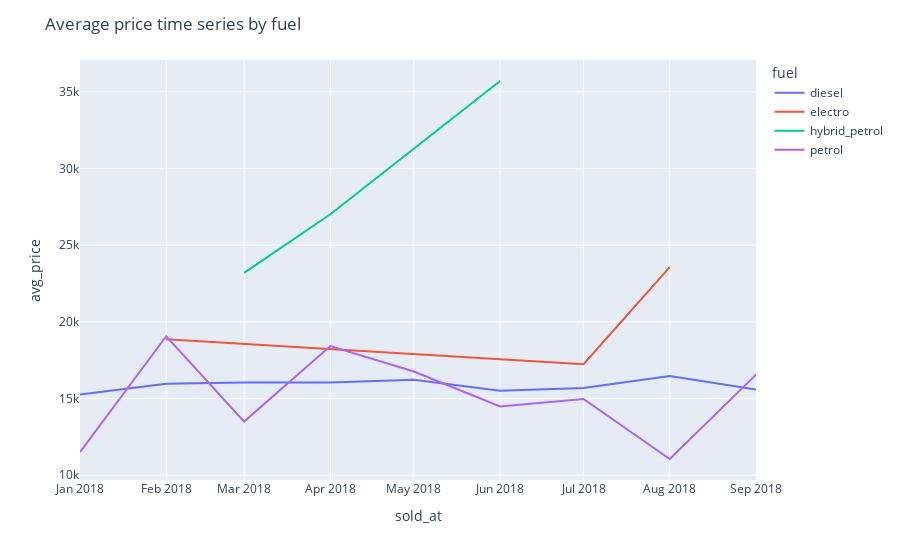
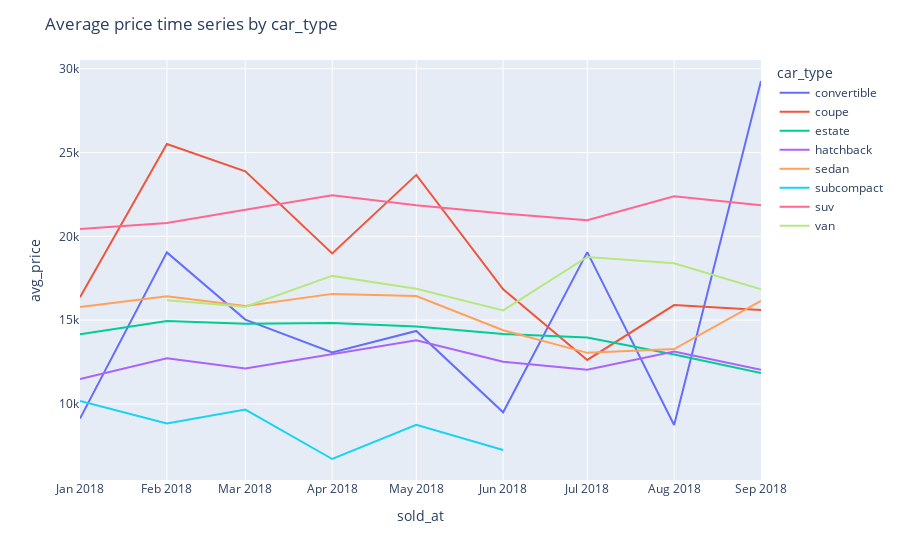
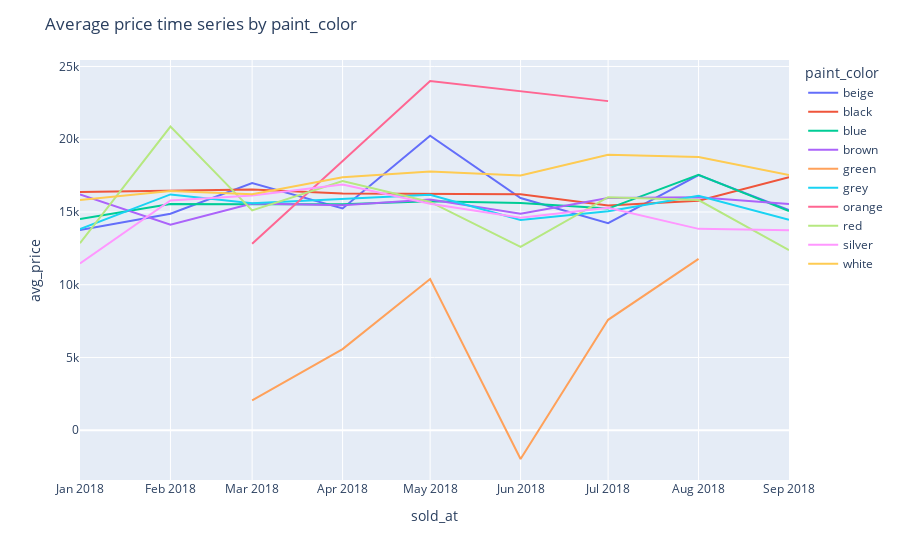

Notebook code cell kept with these figures, in order:
### Code cell
plot_avg_target_time_series_by_features(data_q2, small_cardinality_features)

### Figure 1 — Plotly figure (JSON) as saved in the notebook; plotly's stock layout.template omitted (floating-point values rounded to 4 significant figures)
{"data": [{"hovertemplate": "fuel=diesel<br>sold_at=%{x}<br>avg_price=%{y}<extra></extra>", "legendgroup": "diesel", "line": {"color": "#636efa", "dash": "solid"}, "marker": {"symbol": "circle"}, "mode": "lines", "name": "diesel", "orientation": "v", "showlegend": true, "type": "scatter", "x": ["2018-01-01T00:00:00", "2018-02-01T00:00:00", "2018-03-01T00:00:00", "2018-04-01T00:00:00", "2018-05-01T00:00:00", "2018-06-01T00:00:00", "2018-07-01T00:00:00", "2018-08-01T00:00:00", "2018-09-01T00:00:00"], "xaxis": "x", "y": [15270.0, 15960.0, 16040.0, 16050.0, 16230.0, 15500.0, 15690.0, 16470.0, 15580.0], "yaxis": "y"}, {"hovertemplate": "fuel=electro<br>sold_at=%{x}<br>avg_price=%{y}<extra></extra>", "legendgroup": "electro", "line": {"color": "#EF553B", "dash": "solid"}, "marker": {"symbol": "circle"}, "mode": "lines", "name": "electro", "orientation": "v", "showlegend": true, "type": "scatter", "x": ["2018-02-01T00:00:00", "2018-07-01T00:00:00", "2018-08-01T00:00:00"], "xaxis": "x", "y": [18870.0, 17240.0, 23570.0], "yaxis": "y"}, {"hovertemplate": "fuel=hybrid_petrol<br>sold_at=%{x}<br>avg_price=%{y}<extra></extra>", "legendgroup": "hybrid_petrol", "line": {"color": "#00cc96", "dash": "solid"}, "marker": {"symbol": "circle"}, "mode": "lines", "name": "hybrid_petrol", "orientation": "v", "showlegend": true, "type": "scatter", "x": ["2018-03-01T00:00:00", "2018-04-01T00:00:00", "2018-06-01T00:00:00"], "xaxis": "x", "y": [23190.0, 27020.0, 35700.0], "yaxis": "y"}, {"hovertemplate": "fuel=petrol<br>sold_at=%{x}<br>avg_price=%{y}<extra></extra>", "legendgroup": "petrol", "line": {"color": "#ab63fa", "dash": "solid"}, "marker": {"symbol": "circle"}, "mode": "lines", "name": "petrol", "orientation": "v", "showlegend": true, "type": "scatter", "x": ["2018-01-01T00:00:00", "2018-02-01T00:00:00", "2018-03-01T00:00:00", "2018-04-01T00:00:00", "2018-05-01T00:00:00", "2018-06-01T00:00:00", "2018-07-01T00:00:00", "2018-08-01T00:00:00", "2018-09-01T00:00:00"], "xaxis": "x", "y": [11510.0, 19060.0, 13500.0, 18420.0, 16760.0, 14490.0, 14970.0, 11060.0, 16560.0], "yaxis": "y"}], "layout": {"legend": {"title": {"text": "fuel"}, "tracegroupgap": 0}, "margin": {"t": 60}, "title": {"text": "Average price time series by fuel"}, "xaxis": {"anchor": "y", "domain": [0, 1], "title": {"text": "sold_at"}}, "yaxis": {"anchor": "x", "domain": [0, 1], "title": {"text": "avg_price"}}}}

### Figure 2 — Plotly figure (JSON) as saved in the notebook; plotly's stock layout.template omitted (floating-point values rounded to 4 significant figures)
{"data": [{"hovertemplate": "car_type=convertible<br>sold_at=%{x}<br>avg_price=%{y}<extra></extra>", "legendgroup": "convertible", "line": {"color": "#636efa", "dash": "solid"}, "marker": {"symbol": "circle"}, "mode": "lines", "name": "convertible", "orientation": "v", "showlegend": true, "type": "scatter", "x": ["2018-01-01T00:00:00", "2018-02-01T00:00:00", "2018-03-01T00:00:00", "2018-04-01T00:00:00", "2018-05-01T00:00:00", "2018-06-01T00:00:00", "2018-07-01T00:00:00", "2018-08-01T00:00:00", "2018-09-01T00:00:00"], "xaxis": "x", "y": [9125.0, 19040.0, 15030.0, 13070.0, 14360.0, 9501.0, 19060.0, 8740.0, 29270.0], "yaxis": "y"}, {"hovertemplate": "car_type=coupe<br>sold_at=%{x}<br>avg_price=%{y}<extra></extra>", "legendgroup": "coupe", "line": {"color": "#EF553B", "dash": "solid"}, "marker": {"symbol": "circle"}, "mode": "lines", "name": "coupe", "orientation": "v", "showlegend": true, "type": "scatter", "x": ["2018-01-01T00:00:00", "2018-02-01T00:00:00", "2018-03-01T00:00:00", "2018-04-01T00:00:00", "2018-05-01T00:00:00", "2018-06-01T00:00:00", "2018-07-01T00:00:00", "2018-08-01T00:00:00", "2018-09-01T00:00:00"], "xaxis": "x", "y": [16370.0, 25510.0, 23880.0, 18980.0, 23670.0, 16840.0, 12630.0, 15900.0, 15600.0], "yaxis": "y"}, {"hovertemplate": "car_type=estate<br>sold_at=%{x}<br>avg_price=%{y}<extra></extra>", "legendgroup": "estate", "line": {"color": "#00cc96", "dash": "solid"}, "marker": {"symbol": "circle"}, "mode": "lines", "name": "estate", "orientation": "v", "showlegend": true, "type": "scatter", "x": ["2018-01-01T00:00:00", "2018-02-01T00:00:00", "2018-03-01T00:00:00", "2018-04-01T00:00:00", "2018-05-01T00:00:00", "2018-06-01T00:00:00", "2018-07-01T00:00:00", "2018-08-01T00:00:00", "2018-09-01T00:00:00"], "xaxis": "x", "y": [14160.0, 14950.0, 14790.0, 14840.0, 14620.0, 14170.0, 13960.0, 12950.0, 11840.0], "yaxis": "y"}, {"hovertemplate": "car_type=hatchback<br>sold_at=%{x}<br>avg_price=%{y}<extra></extra>", "legendgroup": "hatchback", "line": {"color": "#ab63fa", "dash": "solid"}, "marker": {"symbol": "circle"}, "mode": "lines", "name": "hatchback", "orientation": "v", "showlegend": true, "type": "scatter", "x": ["2018-01-01T00:00:00", "2018-02-01T00:00:00", "2018-03-01T00:00:00", "2018-04-01T00:00:00", "2018-05-01T00:00:00", "2018-06-01T00:00:00", "2018-07-01T00:00:00", "2018-08-01T00:00:00", "2018-09-01T00:00:00"], "xaxis": "x", "y": [11490.0, 12730.0, 12110.0, 12950.0, 13800.0, 12520.0, 12040.0, 13130.0, 12040.0], "yaxis": "y"}, {"hovertemplate": "car_type=sedan<br>sold_at=%{x}<br>avg_price=%{y}<extra></extra>", "legendgroup": "sedan", "line": {"color": "#FFA15A", "dash": "solid"}, "marker": {"symbol": "circle"}, "mode": "lines", "name": "sedan", "orientation": "v", "showlegend": true, "type": "scatter", "x": ["2018-01-01T00:00:00", "2018-02-01T00:00:00", "2018-03-01T00:00:00", "2018-04-01T00:00:00", "2018-05-01T00:00:00", "2018-06-01T00:00:00", "2018-07-01T00:00:00", "2018-08-01T00:00:00", "2018-09-01T00:00:00"], "xaxis": "x", "y": [15780.0, 16420.0, 15850.0, 16570.0, 16440.0, 14400.0, 13050.0, 13270.0, 16150.0], "yaxis": "y"}, {"hovertemplate": "car_type=subcompact<br>sold_at=%{x}<br>avg_price=%{y}<extra></extra>", "legendgroup": "subcompact", "line": {"color": "#19d3f3", "dash": "solid"}, "marker": {"symbol": "circle"}, "mode": "lines", "name": "subcompact", "orientation": "v", "showlegend": true, "type": "scatter", "x": ["2018-01-01T00:00:00", "2018-02-01T00:00:00", "2018-03-01T00:00:00", "2018-04-01T00:00:00", "2018-05-01T00:00:00", "2018-06-01T00:00:00"], "xaxis": "x", "y": [10180.0, 8829.0, 9665.0, 6714.0, 8755.0, 7248.0], "yaxis": "y"}, {"hovertemplate": "car_type=suv<br>sold_at=%{x}<br>avg_price=%{y}<extra></extra>", "legendgroup": "suv", "line": {"color": "#FF6692", "dash": "solid"}, "marker": {"symbol": "circle"}, "mode": "lines", "name": "suv", "orientation": "v", "showlegend": true, "type": "scatter", "x": ["2018-01-01T00:00:00", "2018-02-01T00:00:00", "2018-03-01T00:00:00", "2018-04-01T00:00:00", "2018-05-01T00:00:00", "2018-06-01T00:00:00", "2018-07-01T00:00:00", "2018-08-01T00:00:00", "2018-09-01T00:00:00"], "xaxis": "x", "y": [20440.0, 20800.0, 21580.0, 22450.0, 21860.0, 21360.0, 20960.0, 22400.0, 21860.0], "yaxis": "y"}, {"hovertemplate": "car_type=van<br>sold_at=%{x}<br>avg_price=%{y}<extra></extra>", "legendgroup": "van", "line": {"color": "#B6E880", "dash": "solid"}, "marker": {"symbol": "circle"}, "mode": "lines", "name": "van", "orientation": "v", "showlegend": true, "type": "scatter", "x": ["2018-02-01T00:00:00", "2018-03-01T00:00:00", "2018-04-01T00:00:00", "2018-05-01T00:00:00", "2018-06-01T00:00:00", "2018-07-01T00:00:00", "2018-08-01T00:00:00", "2018-09-01T00:00:00"], "xaxis": "x", "y": [16180.0, 15800.0, 17640.0, 16870.0, 15580.0, 18770.0, 18390.0, 16840.0], "yaxis": "y"}], "layout": {"legend": {"title": {"text": "car_type"}, "tracegroupgap": 0}, "margin": {"t": 60}, "title": {"text": "Average price time series by car_type"}, "xaxis": {"anchor": "y", "domain": [0, 1], "title": {"text": "sold_at"}}, "yaxis": {"anchor": "x", "domain": [0, 1], "title": {"text": "avg_price"}}}}

### Figure 3 — Plotly figure (JSON) as saved in the notebook; plotly's stock layout.template omitted (floating-point values rounded to 4 significant figures)
{"data": [{"hovertemplate": "paint_color=beige<br>sold_at=%{x}<br>avg_price=%{y}<extra></extra>", "legendgroup": "beige", "line": {"color": "#636efa", "dash": "solid"}, "marker": {"symbol": "circle"}, "mode": "lines", "name": "beige", "orientation": "v", "showlegend": true, "type": "scatter", "x": ["2018-01-01T00:00:00", "2018-02-01T00:00:00", "2018-03-01T00:00:00", "2018-04-01T00:00:00", "2018-05-01T00:00:00", "2018-06-01T00:00:00", "2018-07-01T00:00:00", "2018-08-01T00:00:00", "2018-09-01T00:00:00"], "xaxis": "x", "y": [13750.0, 14880.0, 16990.0, 15240.0, 20240.0, 15960.0, 14230.0, 17530.0, 15130.0], "yaxis": "y"}, {"hovertemplate": "paint_color=black<br>sold_at=%{x}<br>avg_price=%{y}<extra></extra>", "legendgroup": "black", "line": {"color": "#EF553B", "dash": "solid"}, "marker": {"symbol": "circle"}, "mode": "lines", "name": "black", "orientation": "v", "showlegend": true, "type": "scatter", "x": ["2018-01-01T00:00:00", "2018-02-01T00:00:00", "2018-03-01T00:00:00", "2018-04-01T00:00:00", "2018-05-01T00:00:00", "2018-06-01T00:00:00", "2018-07-01T00:00:00", "2018-08-01T00:00:00", "2018-09-01T00:00:00"], "xaxis": "x", "y": [16380.0, 16460.0, 16540.0, 16270.0, 16250.0, 16230.0, 15440.0, 15770.0, 17390.0], "yaxis": "y"}, {"hovertemplate": "paint_color=blue<br>sold_at=%{x}<br>avg_price=%{y}<extra></extra>", "legendgroup": "blue", "line": {"color": "#00cc96", "dash": "solid"}, "marker": {"symbol": "circle"}, "mode": "lines", "name": "blue", "orientation": "v", "showlegend": true, "type": "scatter", "x": ["2018-01-01T00:00:00", "2018-02-01T00:00:00", "2018-03-01T00:00:00", "2018-04-01T00:00:00", "2018-05-01T00:00:00", "2018-06-01T00:00:00", "2018-07-01T00:00:00", "2018-08-01T00:00:00", "2018-09-01T00:00:00"], "xaxis": "x", "y": [14510.0, 15550.0, 15540.0, 15530.0, 15730.0, 15610.0, 15230.0, 17560.0, 15070.0], "yaxis": "y"}, {"hovertemplate": "paint_color=brown<br>sold_at=%{x}<br>avg_price=%{y}<extra></extra>", "legendgroup": "brown", "line": {"color": "#ab63fa", "dash": "solid"}, "marker": {"symbol": "circle"}, "mode": "lines", "name": "brown", "orientation": "v", "showlegend": true, "type": "scatter", "x": ["2018-01-01T00:00:00", "2018-02-01T00:00:00", "2018-03-01T00:00:00", "2018-04-01T00:00:00", "2018-05-01T00:00:00", "2018-06-01T00:00:00", "2018-07-01T00:00:00", "2018-08-01T00:00:00", "2018-09-01T00:00:00"], "xaxis": "x", "y": [16210.0, 14130.0, 15570.0, 15460.0, 15860.0, 14880.0, 15960.0, 16010.0, 15550.0], "yaxis": "y"}, {"hovertemplate": "paint_color=green<br>sold_at=%{x}<br>avg_price=%{y}<extra></extra>", "legendgroup": "green", "line": {"color": "#FFA15A", "dash": "solid"}, "marker": {"symbol": "circle"}, "mode": "lines", "name": "green", "orientation": "v", "showlegend": true, "type": "scatter", "x": ["2018-03-01T00:00:00", "2018-04-01T00:00:00", "2018-05-01T00:00:00", "2018-06-01T00:00:00", "2018-07-01T00:00:00", "2018-08-01T00:00:00"], "xaxis": "x", "y": [2059.0, 5575.0, 10400.0, -1979.0, 7589.0, 11770.0], "yaxis": "y"}, {"hovertemplate": "paint_color=grey<br>sold_at=%{x}<br>avg_price=%{y}<extra></extra>", "legendgroup": "grey", "line": {"color": "#19d3f3", "dash": "solid"}, "marker": {"symbol": "circle"}, "mode": "lines", "name": "grey", "orientation": "v", "showlegend": true, "type": "scatter", "x": ["2018-01-01T00:00:00", "2018-02-01T00:00:00", "2018-03-01T00:00:00", "2018-04-01T00:00:00", "2018-05-01T00:00:00", "2018-06-01T00:00:00", "2018-07-01T00:00:00", "2018-08-01T00:00:00", "2018-09-01T00:00:00"], "xaxis": "x", "y": [13820.0, 16210.0, 15590.0, 15870.0, 16190.0, 14450.0, 15050.0, 16110.0, 14470.0], "yaxis": "y"}, {"hovertemplate": "paint_color=orange<br>sold_at=%{x}<br>avg_price=%{y}<extra></extra>", "legendgroup": "orange", "line": {"color": "#FF6692", "dash": "solid"}, "marker": {"symbol": "circle"}, "mode": "lines", "name": "orange", "orientation": "v", "showlegend": true, "type": "scatter", "x": ["2018-03-01T00:00:00", "2018-05-01T00:00:00", "2018-07-01T00:00:00"], "xaxis": "x", "y": [12820.0, 24000.0, 22620.0], "yaxis": "y"}, {"hovertemplate": "paint_color=red<br>sold_at=%{x}<br>avg_price=%{y}<extra></extra>", "legendgroup": "red", "line": {"color": "#B6E880", "dash": "solid"}, "marker": {"symbol": "circle"}, "mode": "lines", "name": "red", "orientation": "v", "showlegend": true, "type": "scatter", "x": ["2018-01-01T00:00:00", "2018-02-01T00:00:00", "2018-03-01T00:00:00", "2018-04-01T00:00:00", "2018-05-01T00:00:00", "2018-06-01T00:00:00", "2018-07-01T00:00:00", "2018-08-01T00:00:00", "2018-09-01T00:00:00"], "xaxis": "x", "y": [12850.0, 20870.0, 15110.0, 17120.0, 15690.0, 12600.0, 16020.0, 15820.0, 12380.0], "yaxis": "y"}, {"hovertemplate": "paint_color=silver<br>sold_at=%{x}<br>avg_price=%{y}<extra></extra>", "legendgroup": "silver", "line": {"color": "#FF97FF", "dash": "solid"}, "marker": {"symbol": "circle"}, "mode": "lines", "name": "silver", "orientation": "v", "showlegend": true, "type": "scatter", "x": ["2018-01-01T00:00:00", "2018-02-01T00:00:00", "2018-03-01T00:00:00", "2018-04-01T00:00:00", "2018-05-01T00:00:00", "2018-06-01T00:00:00", "2018-07-01T00:00:00", "2018-08-01T00:00:00", "2018-09-01T00:00:00"], "xaxis": "x", "y": [11460.0, 15790.0, 16140.0, 16890.0, 15570.0, 14610.0, 15280.0, 13840.0, 13750.0], "yaxis": "y"}, {"hovertemplate": "paint_color=white<br>sold_at=%{x}<br>avg_price=%{y}<extra></extra>", "legendgroup": "white", "line": {"color": "#FECB52", "dash": "solid"}, "marker": {"symbol": "circle"}, "mode": "lines", "name": "white", "orientation": "v", "showlegend": true, "type": "scatter", "x": ["2018-01-01T00:00:00", "2018-02-01T00:00:00", "2018-03-01T00:00:00", "2018-04-01T00:00:00", "2018-05-01T00:00:00", "2018-06-01T00:00:00", "2018-07-01T00:00:00", "2018-08-01T00:00:00", "2018-09-01T00:00:00"], "xaxis": "x", "y": [15830.0, 16440.0, 16220.0, 17390.0, 17780.0, 17510.0, 18930.0, 18780.0, 17530.0], "yaxis": "y"}], "layout": {"legend": {"title": {"text": "paint_color"}, "tracegroupgap": 0}, "margin": {"t": 60}, "title": {"text": "Average price time series by paint_color"}, "xaxis": {"anchor": "y", "domain": [0, 1], "title": {"text": "sold_at"}}, "yaxis": {"anchor": "x", "domain": [0, 1], "title": {"text": "avg_price"}}}}
